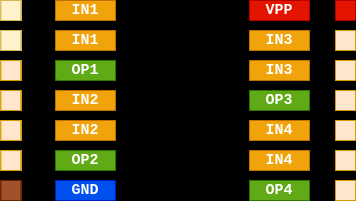
#> input picture ANDPINS.png, 356 x 201 px, given in place of frame0.png, which was not available
$ python Main.py
#> lines starting #> are read from the running program, lines starting #| are printed output that depends on the picture; after the words box and inside, x2 and y2 are one past the last pixel; in counts of white or black regions, pixels touching at a corner belong together; pictures that were not available may be replaced by others from this repository, and a replacement may not be noted
### TextDetection.py
import cv2
import pytesseract
import tkinter as tk

def txtDetect(txt):

	img = cv2.imread(txt)
#> img is the input picture: shape (201, 356, 3); mean B, G, R 25.2, 55.4, 66.8
	gray = cv2.cvtColor(img, cv2.COLOR_BGR2GRAY)
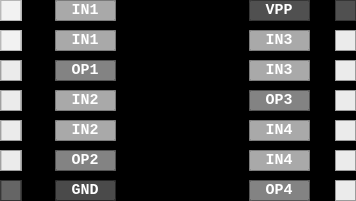
#> gray: shape (201, 356); min 0, max 255, mean 55.4
	thresh1 = cv2.adaptiveThreshold(gray, 255, cv2.ADAPTIVE_THRESH_GAUSSIAN_C,
                                          cv2.THRESH_BINARY, 199,7)
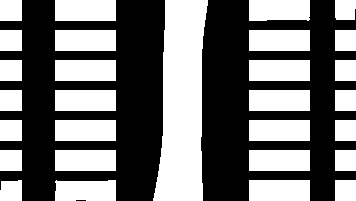
#> thresh1: shape (201, 356); 45.1% white; 29 white regions, largest, box (x1, y1, x2, y2) and area: (153, 0, 208, 201) 8208, (55, 0, 116, 21) 1281, (55, 30, 116, 51) 1281
	blur = cv2.medianBlur(thresh1, 3)
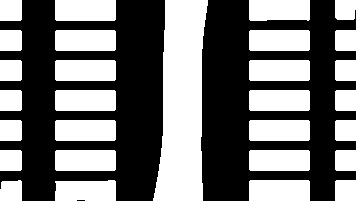
#> blur: shape (201, 356); 45% white; 29 white regions, largest, box (x1, y1, x2, y2) and area: (153, 0, 208, 201) 8208, (55, 0, 116, 21) 1279, (249, 180, 310, 201) 1279
	thresh1 = cv2.adaptiveThreshold(blur, 255, cv2.ADAPTIVE_THRESH_GAUSSIAN_C,
                                          cv2.THRESH_BINARY, 199, 11)
	#cv2.imshow("Threshold_img",thresh1)
	#cv2.waitKey(0)
	rect_kernel = cv2.getStructuringElement(cv2.MORPH_RECT, (1,1))

	dilation = cv2.dilate(thresh1, rect_kernel, iterations = 1)
	cv2.imshow("Dilated_img",dilation)
	cv2.waitKey(0)
	file = open("recognized.txt", "w+")
	file.write("")
	file.close()

	file = open("recognized.txt", "a")

#> (the run stopped early here; a loop or call above may not have finished)
